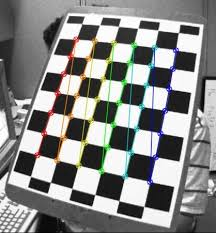
#> input picture bias correction/download.jpeg, 216 x 233 px
$ jupyter execute --allow-errors RF_april_generate_traiing_data.ipynb   (older library calls are emulated)
#> lines starting #> are read from the running program, lines starting #| are printed output that depends on the picture
[cell 1]
import open3d as o3d
import cv2
import numpy as np
import time
from apriltag import apriltag
from matplotlib import pyplot as plt

#recognize targets on the board->extract extrinsic->project targets back to the world (project all points)->compute difference

[cell 2]
#try with opencv chessboard
chess_img = cv2.imread('download.jpeg',cv2.IMREAD_GRAYSCALE)
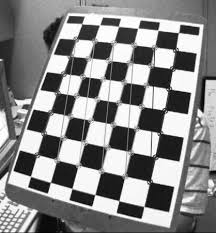
#> chess_img: shape (233, 216); min 0, max 255, mean 135.8
print(chess_img)
#> (printed output is left out)
ret, corners = cv2.findChessboardCorners(chess_img, (7,6),None)
#> ret = True; corners = 42 rows, first 8: [37, 154.5], [44, 133], [51, 112], [57, 92.5], [63.43, 73.45], [70, 56], [76, 39.5], [56.52, 158.2]
print(corners.shape)
#| (42, 1, 2)
print(corners)
#> (printed output is left out)

[cell 3]
color_image = cv2.imread('/home/yunke/3dv_proj/0522/training_checkerboard/rgb/29.551055.png',cv2.IMREAD_GRAYSCALE)
#> (the rest of this cell did not finish here and is left out)

[cell 4]
# [37 lines left out: function get_extrinsic, not called in this run]

[cell 5]
# source_color = o3d.io.read_image("/home/yunke/3dv_proj/0522/training_checkerboard/rgb/29.551055.png")
# source_depth = o3d.io.read_image("/home/yunke/3dv_proj/0522/training_checkerboard/depth/29.551066.png")
# print(source_depth)
# [9 lines left out: function get_pcd, not called in this run]

# test the point cloud and original points
pcd.transform(np.linalg.inv(trans))
#o3d.visualization.draw_geometries([pcd])
pcd_1 = o3d.geometry.PointCloud()
objp = np.zeros((6*6,3), np.float32)
objp[:,:2] = np.mgrid[0:6,0:6].T.reshape(-1,2)

objp = objp*(t_a*(1+t_b))
pcd_1.points = o3d.utility.Vector3dVector(objp)
o3d.visualization.draw_geometries([pcd,pcd_1])
pcd.transform(trans)

[cell 6]
#given image coords, get 3d pos
# [13 lines left out: function img_to_3d, not called in this run]

[cell 7]
# [25 lines left out: function select_pcd, not called in this run]

# test select pcd
inlier = select_pcd(pcd, np.linalg.inv(trans), 0.01,boundary)
pcd_plane = pcd.select_down_sample(inlier)
o3d.visualization.draw_geometries([pcd_plane])

[cell 8]
def transform_plane(plane,trans):
    return np.dot(np.linalg.inv(trans).T,plane)

[cell 9]
# [30 lines left out: function pcd_to_data, not called in this run]

# test pcd to data
plane_cam = transform_plane(np.asarray([0.,0.,1.,0.]),trans)
print(plane_cam.shape)
data = pcd_to_data(pcd,plane_cam,mtx,inlier)
print(data[-100:])

[cell 10]
import random

# [70 lines left out: function source_img_to_data, not called in this run]

[cell 11]
training_data = []
# source_img_to_data(source_color, source_depth, training_data)
# print(training_data[0:5])

[cell 12]
import os
import glob

path1 = "/home/yunke/3dv_proj/0522/training_checkerboard/rgb"
path2 = "/home/yunke/3dv_proj/0522/training_checkerboard/depth"

filelist1 = []
filelist2 = []


for filename in glob.glob(path1+'/*.png'):
    filelist1.append(filename)


for filename in glob.glob(path2+'/*.png'):
    filelist2.append(filename)

filelist1.sort()
filelist2.sort()
print(filelist1[0:5])
print(filelist2[0:5])

[cell 13]
#source_color = o3d.io.read_image("/home/yunke/3dv_proj/bias correction/scan0512/color.png")

for i in range(0,len(filelist1),10):
    source_color = o3d.io.read_image(filelist1[i])
    source_depth = o3d.io.read_image(filelist2[i])
    #augmentation
    source_color_1 = o3d.geometry.Image(cv2.flip(np.asarray(source_color),0))
    source_color_2 = o3d.geometry.Image(cv2.flip(np.asarray(source_color),1))
    source_color_3 = o3d.geometry.Image(cv2.flip(np.asarray(source_color),-1))
    source_depth_1 = o3d.geometry.Image(cv2.flip(np.asarray(source_depth),0))
    source_depth_2 = o3d.geometry.Image(cv2.flip(np.asarray(source_depth),1))
    source_depth_3 = o3d.geometry.Image(cv2.flip(np.asarray(source_depth),-1))
    source_img_to_data(source_color, source_depth, training_data, 1)
    source_img_to_data(source_color_1, source_depth_1, training_data, 1)
    source_img_to_data(source_color_2, source_depth_2, training_data, 1)
    source_img_to_data(source_color_3, source_depth_3, training_data, 1)
    if i%100==0:
        print(i)

print(len(training_data))
training_data = np.asarray(training_data)

[cell 14]
# with open('/home/yunke/3dv_proj/0522/training_data.txt', 'w') as fp:
#     fp.write('\n'.join('%s %s %s %s %s %s %s %s %s' % x for x in training_data))
print(training_data.shape)
np.savetxt('/home/yunke/3dv_proj/0522/training_array_data.txt',training_data)

[cell 15]
######modify the image with learned model
#each image->only get the close part->for each pixel -> compute X data -> apply model -> get new image

from joblib import dump, load
#> (the rest of this cell did not finish here and is left out)

[cell 16]
# test
depth_img = o3d.io.read_image("/home/yunke/3dv_proj/0522/training_checkerboard/depth/32.217733.png")
depth_img = np.asarray(depth_img)
#> (the rest of this cell did not finish here and is left out)

[cell 17]
# [43 lines left out: function get_pixel_info, not called in this run]

[cell 18]
source_depth = o3d.io.read_image("/home/yunke/3dv_proj/0522/training_checkerboard/depth/32.217733.png")
print(np.mean(np.asarray(source_depth)))
#> (this line was passed over: open3d is not available in this run)
source_color = o3d.io.read_image("/home/yunke/3dv_proj/0522/training_checkerboard/rgb/32.217733.png")
#> (the rest of this cell did not finish here and is left out)

[cell 19]
import copy

# [19 lines left out: function pixel_info_to_correction, not called in this run]

[cell 20]
from PIL import Image

print(np.mean(np.asarray(source_depth)))
#> (this line was passed over: open3d is not available in this run)
#> (the rest of this cell did not finish here and is left out)

#> (a cell that did not finish here is left out)

[cell 22]
# [59 lines left out: function get_err_image, not called in this run]

[cell 23]
import matplotlib


def depth_to_new_depth(source_color,source_depth,filename):
    #source depth --get_close_pixel--> pixels
    depth_img = np.asarray(source_depth)
    pixel_mtrx = get_close_pixels(depth_img)

    #source depth, source color --pixel_info--> model input
    pixel_info = get_pixel_info(pixel_mtrx, source_color, source_depth)

    #depth, pixel_info -> new depth img
    new_depth_img = pixel_info_to_correction(pixel_info, source_depth)

    #save image
    matplotlib.image.imsave(filename, new_depth_img)

    return new_depth_img

#> (a cell that did not finish here is left out)

[cell 25]
print(len("/home/yunke/3dv_proj/0522/training_checkerboard/depth/"))

[cell 26]
org_errs = []
new_errs = []
org_datas = []
new_datas = []

err_depth = []

total_pixel_info = []

for i in range(5,len(filelist1),10):
    source_color = o3d.io.read_image(filelist1[i])
    source_depth = o3d.io.read_image(filelist2[i])
    filename = "/home/yunke/3dv_proj/0522/training_checkerboard/new_depth_img/"+filelist2[i][54:]

    new_depth_img = depth_to_new_depth(source_color,source_depth,filename)
    o3d_new_depth_img = o3d.geometry.Image(new_depth_img)

    org_err_img,org_data = get_err_image(source_color,source_depth)
    new_err_img,new_data = get_err_image(source_color,o3d_new_depth_img)

    if not np.sum(org_err_img)==0:
        org_errs.append(np.mean(org_err_img))
        new_errs.append(np.mean(new_err_img))

        org_datas += org_data.tolist()
        new_datas += new_data.tolist()

    if i%200==5:
        print(i)

[cell 27]
print(sum(org_errs))
print(sum(new_errs))

[cell 28]
org_z = [org_datas[i][2] for i in range(0, len(org_datas), 1000)]
new_z = [new_datas[i][2] for i in range(0, len(new_datas), 1000)]
org_e = [org_datas[i][3]-org_datas[i][2] for i in range(0, len(org_datas), 1000)]
new_e = [new_datas[i][3]-new_datas[i][2] for i in range(0, len(new_datas), 1000)]

fig = plt.figure()
ax1 = fig.add_subplot(111)

ax1.scatter(org_z, org_e, s=0.1, c='b', marker="o", label='original error')
ax1.scatter(new_z,new_e, s=0.1, c='r', marker="o", label='new error')
ax1.plot([0.35, 0.9],[0, 0],'--',c='g', linewidth = 0.5)
plt.legend(loc='upper left');
plt.show()
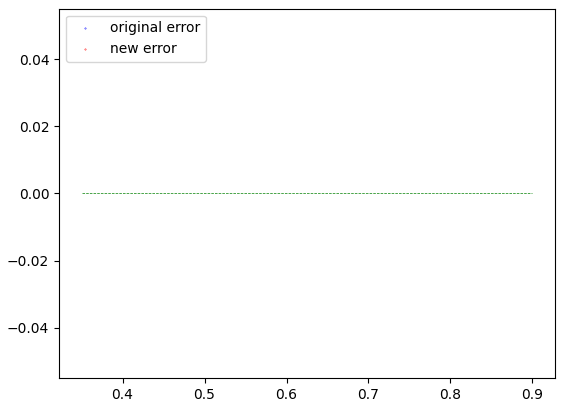
#> figure drawn by matplotlib, 1 panel

fig.savefig('/home/yunke/3dv_proj/bias correction/plot/RF_err_depth_plot.eps')

$ run again, with bias correction/pose_1.jpg copied over bias correction/download.jpeg
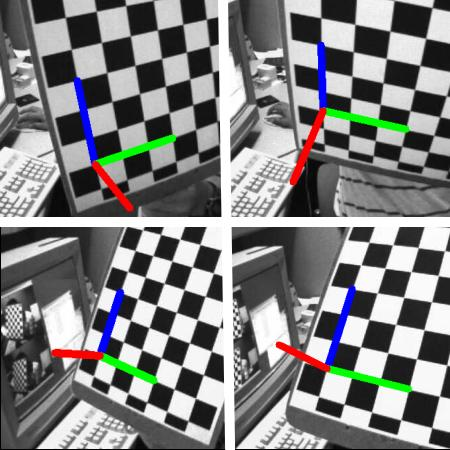
#> input picture bias correction/pose_1.jpg, 450 x 450 px
#> `chess_img = cv2.imread('download.jpeg',cv2.IMREAD_GRAYSCALE)`:
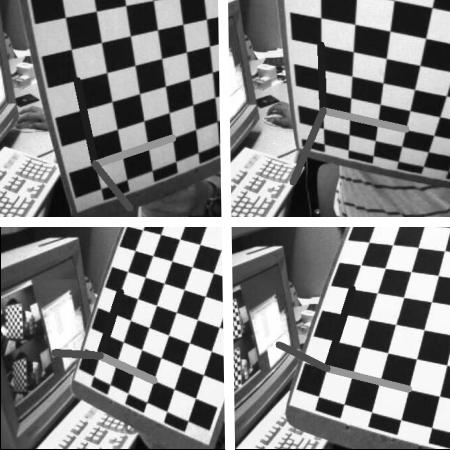
#> chess_img: shape (450, 450); min 0, max 255, mean 128.4
#> (printed output is left out)
#> ret = False; corners = None
